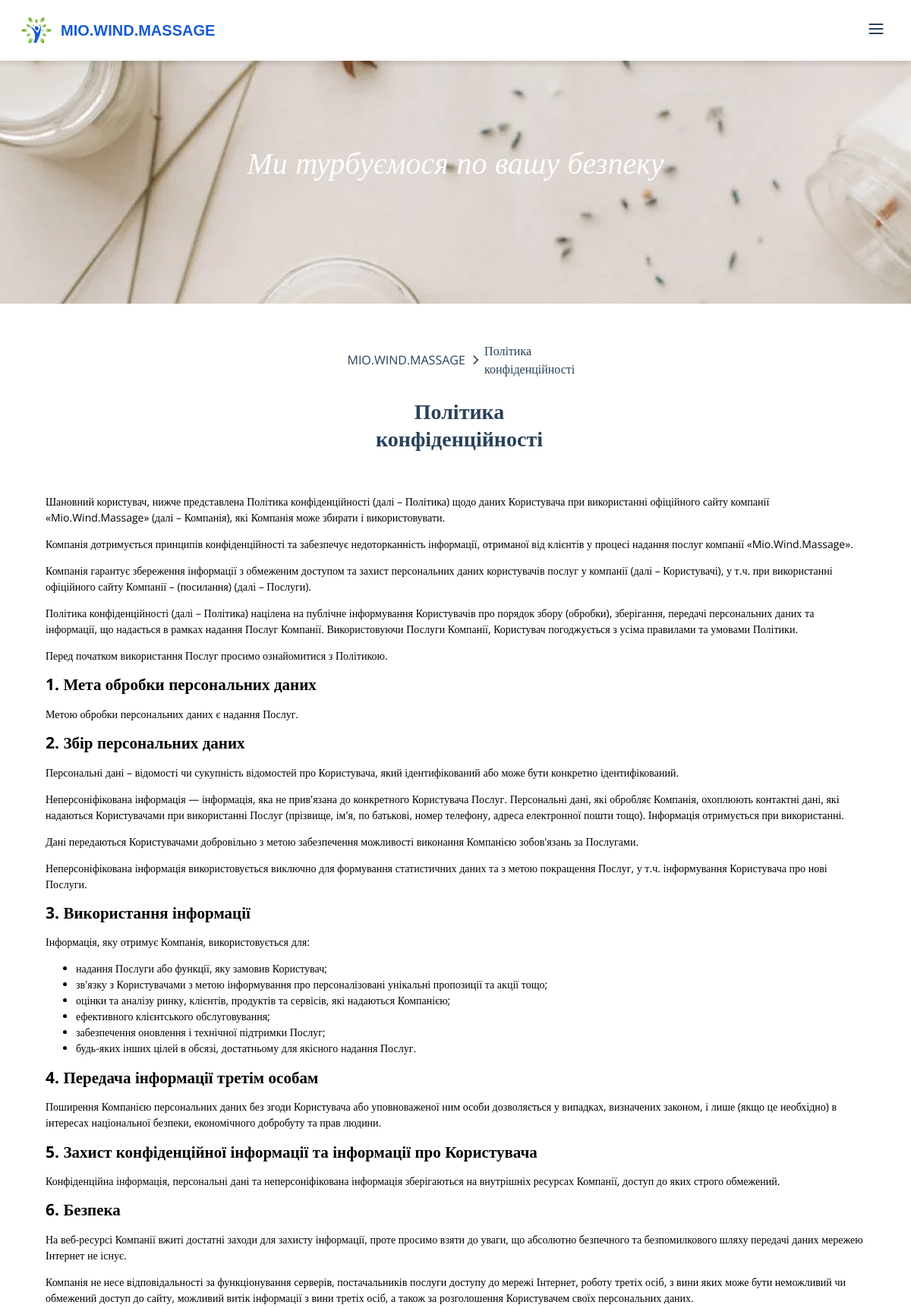
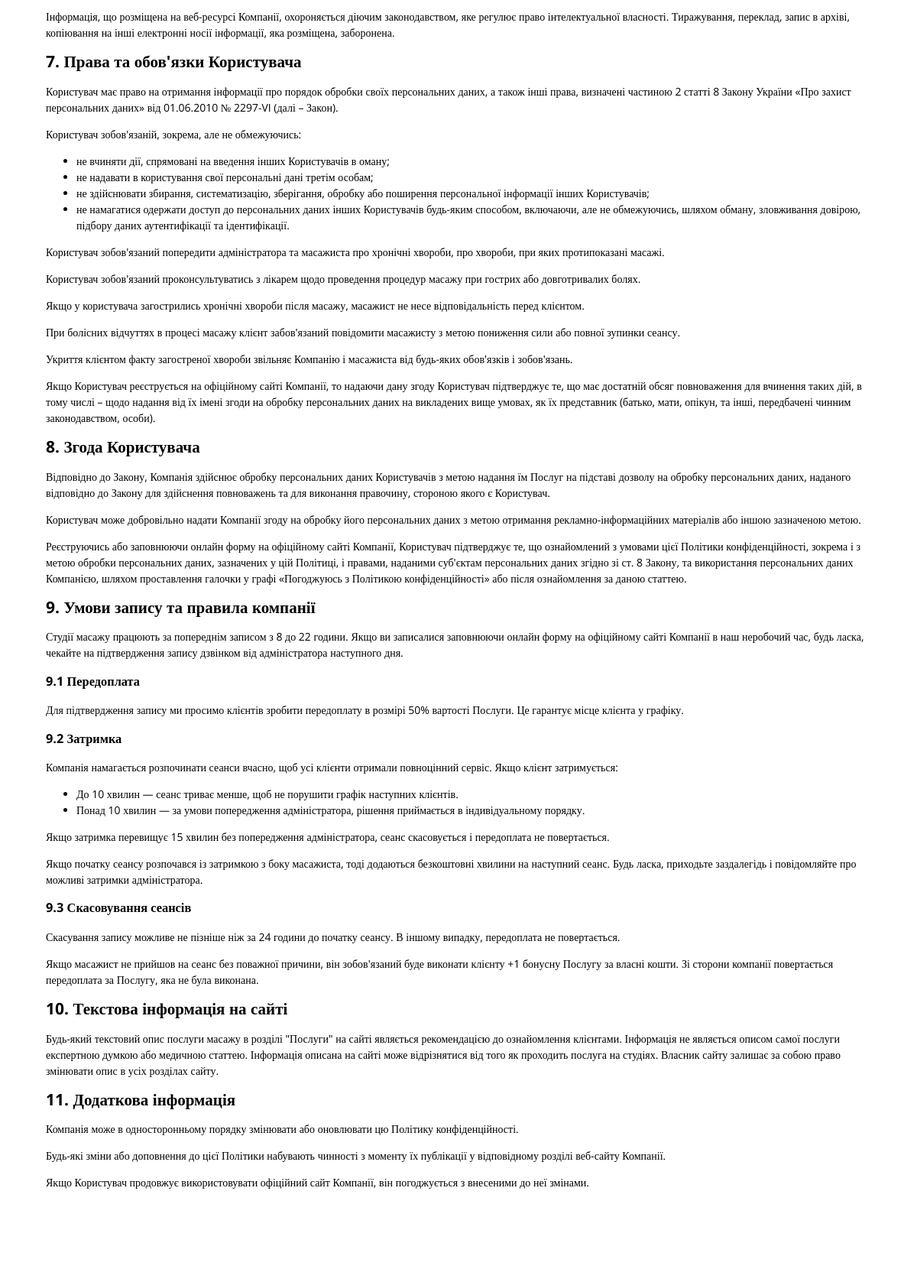
Page /privacy-policy/ (upper part) on the committed database (2 pictures, top to bottom).
### homepage/models.py (models this page shows, shortened)
class Logo(models.Model):
    text = models.CharField(max_length=100, verbose_name="Назва компанії")
    icon_main = models.FileField(upload_to='blocks/', verbose_name="Логотип для відображення на сайті")
    icon_flavic = models.FileField(upload_to='blocks/', verbose_name="Логотип для відображення на вкладках")
    time_created = models.DateTimeField(blank=True, auto_now_add=True, verbose_name='Дата створення')
    time_updated = models.DateTimeField(blank=True, auto_now=True, verbose_name='Дата редагування')
    class Meta:
        verbose_name = "Секція: логотипи"
        verbose_name_plural = "Секція: логотипи"

class OtherPagesMainPhotos(models.Model):
    page_name = models.CharField(max_length=100, verbose_name="Назва сторінки")
    title = models.CharField(max_length=255, verbose_name="Фраза зверху сторінки")
    photo = models.ImageField(upload_to='pictures/', verbose_name="Фото для верху сторінки")
    time_created = models.DateTimeField(blank=True, auto_now_add=True, verbose_name='Дата створення')
    time_updated = models.DateTimeField(blank=True, auto_now=True, verbose_name='Дата редагування')
    class Meta:
        verbose_name = "Секція: фото для сторінок"
        verbose_name_plural = "Секція: фото для сторінок"

class PrivacyPolicy(models.Model):
    text = models.TextField(verbose_name="Політика конфіденційності")
    time_created = models.DateTimeField(blank=True, auto_now_add=True, verbose_name='Дата створення')
    time_updated = models.DateTimeField(blank=True, auto_now=True, verbose_name='Дата редагування')
    class Meta:
        verbose_name = "Секція: політика конфіденційності"
        verbose_name_plural = "Секція: політика конфіденційності"

### pp/views.py (the view)
# urls.py: path("privacy-policy/", pp.views.page_pp, name='page_pp'),
def page_pp(request: HttpRequest):
    if request.method == 'POST':
        form = AddVisitRecordForm(request.POST)
        if form.is_valid():
            form.save()
            return redirect('page_congratulations')
    else:
        form = AddVisitRecordForm()
        pp = PrivacyPolicy.objects.all()
    logo = Logo.objects.all()
    socials = CompanySocials.objects.all()
    altegio_social = socials.filter(title__iexact="altegio").first()
    rights = FooterBlock.objects.all()
    gen_info_block = GenInfoBlock.objects.all()
    page_photo = OtherPagesMainPhotos.objects.filter(page_name='privacy policy').first()
    data = {
        'logo' : logo,
        'socials' : socials,
        'altegio_social' : altegio_social,
        'rights' : rights,
        'gen_info_block' : gen_info_block,
        'page_photo' : page_photo,
        'pp' : pp,
        'form' : form,
    }
    return render(request, 'pages/pp/page-pp.html', data)

### templates/pages/pp/page-pp.html (shortened to what this page needs)
{% load static %}
{% load extra_filters %}
<!DOCTYPE html>
<html lang="uk" itemscope itemtype="http://schema.org/HTML">
<head>
    <link type='text/css' rel="stylesheet" href="{% static 'css/homepage.css' %}">
    <link type='text/css' rel="stylesheet" href="{% static 'css/homepage-media.css' %}">
    <link type='text/css' rel="stylesheet" href="{% static 'css/welcome-block.css' %}">
    <link type='text/css' rel="stylesheet" href="{% static 'css/welcome-block-media.css' %}">
    <link type='text/css' rel="stylesheet" href="{% static 'css/title-and-nav.css' %}">
    <link type='text/css' rel="stylesheet" href="{% static 'css/title-and-nav-media.css' %}">
    <link type='text/css' rel="stylesheet" href="{% static 'css/pp.css' %}">
    <link type='text/css' rel="stylesheet" href="{% static 'css/pp-media.css' %}">
    <link type='text/css' rel="stylesheet" href="{% static 'css/new-form.css' %}">
    <link type='text/css' rel="stylesheet" href="{% static 'css/new-form-media.css' %}">
    <link href="https://fonts.cdnfonts.com/css/atten-new" rel="stylesheet">
</head>
<body itemscope itemtype="http://schema.org/WebPage">
    {% include "pages/header.html" %}
    <main class='main' itemprop="mainContentOfPage">
        {% include "pages/welcome-block.html" with welcome_message=page_photo.title welcome_image=page_photo.photo.url %}
        {% include "pages/nav-and-title.html" with current_page_name="Політика конфіденційності" current_page_url_name="page_pp" title='Політика конфіденційності' %}
        <section class='pp-text' itemscope itemtype="http://schema.org/Article">
            <div itemprop="text">{{ pp.0.text|safe }}</div>
        </section>
    </main>
</body>
</html>

### templates/pages/header.html (shortened to what this page needs)
{% load static %}
<header class='header' itemscope itemtype="https://schema.org/WPHeader">
    <a href="{% url 'homepage' %}" class="logo-block" itemprop="url">
        <img class='logo-img' src="{{ logo.0.icon_main.url }}" alt="Logo" itemprop="logo">
        <div class='logo-text' itemprop="name">{{ logo.0.text }}</div>
    </a>
    <label for="menu"><img src="{% static 'img/icons/burger-menu.svg' %}" alt="" style="padding-right: 10px;"></label>
</header>

### templates/pages/welcome-block.html
{% load static %}
<section class="welcome" itemscope itemtype="http://schema.org/CreativeWork">
    <div class='info' itemprop="text">{{ welcome_message }}</div>
    <img src="{{ welcome_image }}" alt="Welcome" itemprop="image">
</section>

### static/css/homepage.css (style rules this page uses)
a { text-decoration: none; color: #284159; }
html, body { height: 100%; margin: 0; font-family: Arial, sans-serif; display: flex; flex-direction: column; align-items: center; scroll-behavior: smooth; }
.header { width: 100%; height: 100px; padding: 16px 45px; display: flex; align-items: center; justify-content: space-between; box-sizing: border-box; flex-wrap: nowrap; gap: 12px; position: fixed; top: 0; left: 0; z-index: 1000; background-color: white; box-shadow: 0 4px 6px rgba(0, 0, 0, 0.1); }
.header .logo-block { display: flex; align-items: center; gap: 10px; }
.header .logo-block .logo-img { width: 64px; height: 64px; flex-shrink: 0; }
.header .logo-block .logo-text { color: var(--Blue, #165AD4); font-feature-settings: 'liga' off, 'clig' off; font-family: 'Atten Round New', sans-serif; font-size: 24px; font-style: normal; font-weight: 700; line-height: 150%; }
.header label { cursor: pointer; visibility: hidden; }
.main { flex-grow: 1; display: flex; flex-direction: column; align-items: center; padding-top: 100px; }
.main .welcome { position: relative; display: flex; align-items: center; justify-content: center; margin-top: -100px; }
.main .welcome .info { position: absolute; display: flex; flex-direction: column; align-items: center; justify-content: center; text-align: center; }
main .welcome img { width: 100%; height: 780px; object-fit: cover; }

### static/css/homepage-media.css (style rules this page uses)
@media (max-width: 1200px) { .header { height: 80px; padding: 16px 24px; } }
@media (max-width: 1200px) { .header .logo-block { gap: 8px; } }
@media (max-width: 1200px) { .header .logo-block .logo-img { width: 48px; height: 48px; flex-shrink: 0; } }
@media (max-width: 1200px) { .header .logo-block .logo-text { font-size: 20px; } }
@media (max-width: 1200px) { .header label { visibility: visible; } }
@media (max-width: 1200px) { .main { padding-top: 0px; } }
@media (max-width: 1200px) { .main .welcome .info { margin-top: 50px; } }

### static/css/welcome-block.css (style rules this page uses)
main .welcome .info { margin: 0; padding: 0; margin-top: 80px; width: 100%; display: flex; flex-direction: column; justify-content: center; align-items: center; gap: 0px; color: var(--White, #FFF); font-feature-settings: 'liga' off, 'clig' off; font-family: Montserrat; font-size: 40px; font-style: italic; font-weight: 400; line-height: 130%; }
main .welcome img { margin-top: 100px; width: 100%; height: 320px; object-fit: cover; }

### static/css/welcome-block-media.css (style rules this page uses)
@media (max-width: 1200px) { main .welcome .info { margin-bottom: -80px; } }
@media (max-width: 1200px) { main .welcome img { margin-top: 180px; } }

### static/css/pp.css (style rules this page uses)
.main .pp-text { box-sizing: border-box; width: 100%; max-width: 1100px; color: #000; font-feature-settings: 'liga' off, 'clig' off; font-family: "Open Sans"; font-size: 16px; font-style: normal; font-weight: 400; line-height: 150%; }
.main .pp-text div { padding-right: 10px; padding-left: 10px; }

### static/css/pp-media.css (style rules this page uses)
@media (max-width: 1200px) { .main .pp-text { font-size: 14px; } }

### rows in the picture
Logo: icon_main (picture), text "MIO.WIND.MASSAGE"
OtherPagesMainPhotos: title "Ми турбуємося по вашу безпеку"
PrivacyPolicy: text "Шановний користувач, нижче представлена Політика конфіденційності (далі – Політика) щодо даних Користувача при використанні офіційного сайту компанії «Mio.Wind.Massage» (далі – Компанія), які Компанія може збирати і використовувати. Компанія дотримується принципів конфіденційності та забезпечує недоторканність інформації, отриманої від клієнтів у процесі надання послуг компанії «Mio.Wind.Massage». Компанія гарантує збереження інформації з обмеженим доступом та захист персональних даних користувачів послуг у компанії (далі – Користувачі), у т.ч. при використанні офіційного сайту Компанії – (посилання) (далі – Послуги). Політика конфіденційності (далі – Політика) націлена на публічне…"

### other values in the picture
{{ current_page_name }} "Політика конфіденційності"
{{ title }} "Політика конфіденційності"
